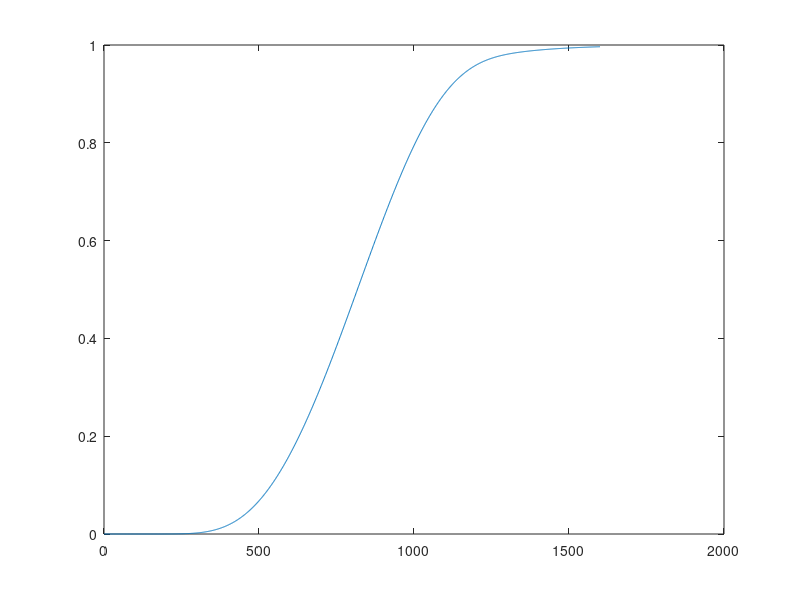

Reproduce this figure in MATLAB.
close all
clear all
clc

% Exercicio 4.25 - Pagina 111

% Declaracoes
d = 1600;
n = 4;
d0 = 1; % metro

desvio_padrao_db = 6; % dB
desvio_padrao = 10^(desvio_padrao_db/10);

p0_dbm = 0; % dBm
p0 = 10^(p0_dbm/10);

Pr_min_dbm = -118; % dBm
Pr_min = 10^(Pr_min_dbm/10);

Pr_ho_dbm = -112; % dBm
Pr_ho = 10^(Pr_ho_dbm/10);


% Calculos
di1 = 0:d0:d;
di2 = d:-d0:0;
xi = randn(size(di1))*desvio_padrao_db;

mx1 = p0_dbm - (10*n*log10(di1/d0));
mx2 = p0_dbm - (10*n*log10(di2/d0));

Pr1 = mx1 + xi;
Pr2 = mx2 + xi;

Prob_r1_menor_prho = qfunc( (mx1 - Pr_ho_dbm)/desvio_padrao_db );
Prob_r2_maior_prmin = qfunc( (Pr_min_dbm - mx2)/desvio_padrao_db );

prob = Prob_r1_menor_prho.*Prob_r2_maior_prmin;

plot(di1, prob)
